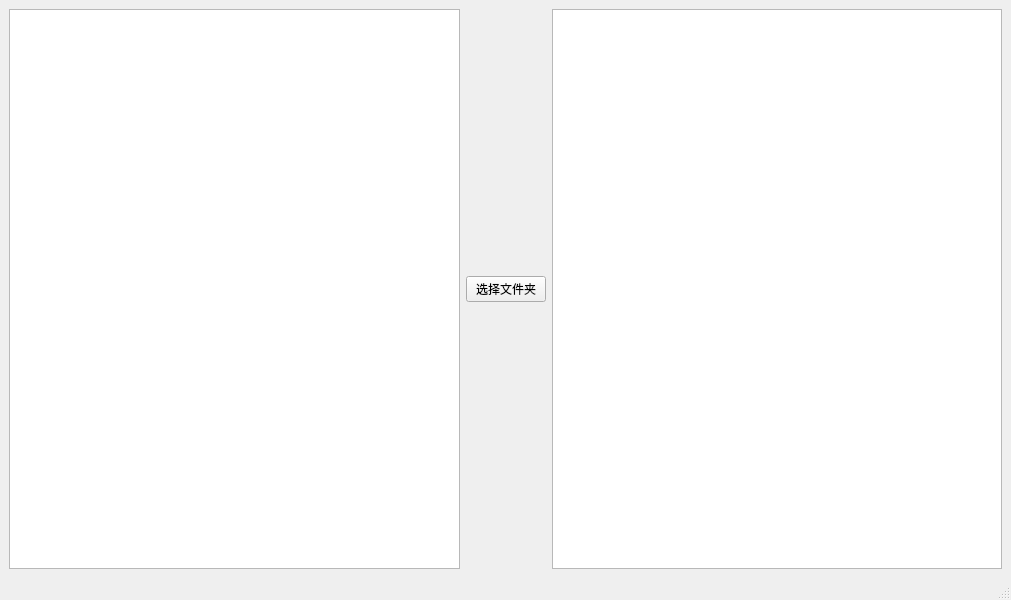
<?xml version="1.0" encoding="UTF-8"?>
<ui version="4.0">
 <class>MainWindow</class>
 <widget class="QMainWindow" name="MainWindow">
  <property name="geometry">
   <rect>
    <x>0</x>
    <y>0</y>
    <width>1011</width>
    <height>600</height>
   </rect>
  </property>
  <property name="windowTitle">
   <string>MainWindow</string>
  </property>
  <widget class="QWidget" name="centralwidget">
   <layout class="QHBoxLayout" name="horizontalLayout">
    <item>
     <widget class="QListWidget" name="listWidget">
      <property name="minimumSize">
       <size>
        <width>350</width>
        <height>350</height>
       </size>
      </property>
     </widget>
    </item>
    <item>
     <widget class="QPushButton" name="btnAddDir">
      <property name="text">
       <string>选择文件夹</string>
      </property>
     </widget>
    </item>
    <item>
     <widget class="QGraphicsView" name="graphicsView"/>
    </item>
   </layout>
  </widget>
  <widget class="QMenuBar" name="menubar">
   <property name="geometry">
    <rect>
     <x>0</x>
     <y>0</y>
     <width>1011</width>
     <height>20</height>
    </rect>
   </property>
  </widget>
  <widget class="QStatusBar" name="statusbar"/>
 </widget>
 <resources/>
 <connections/>
</ui>
